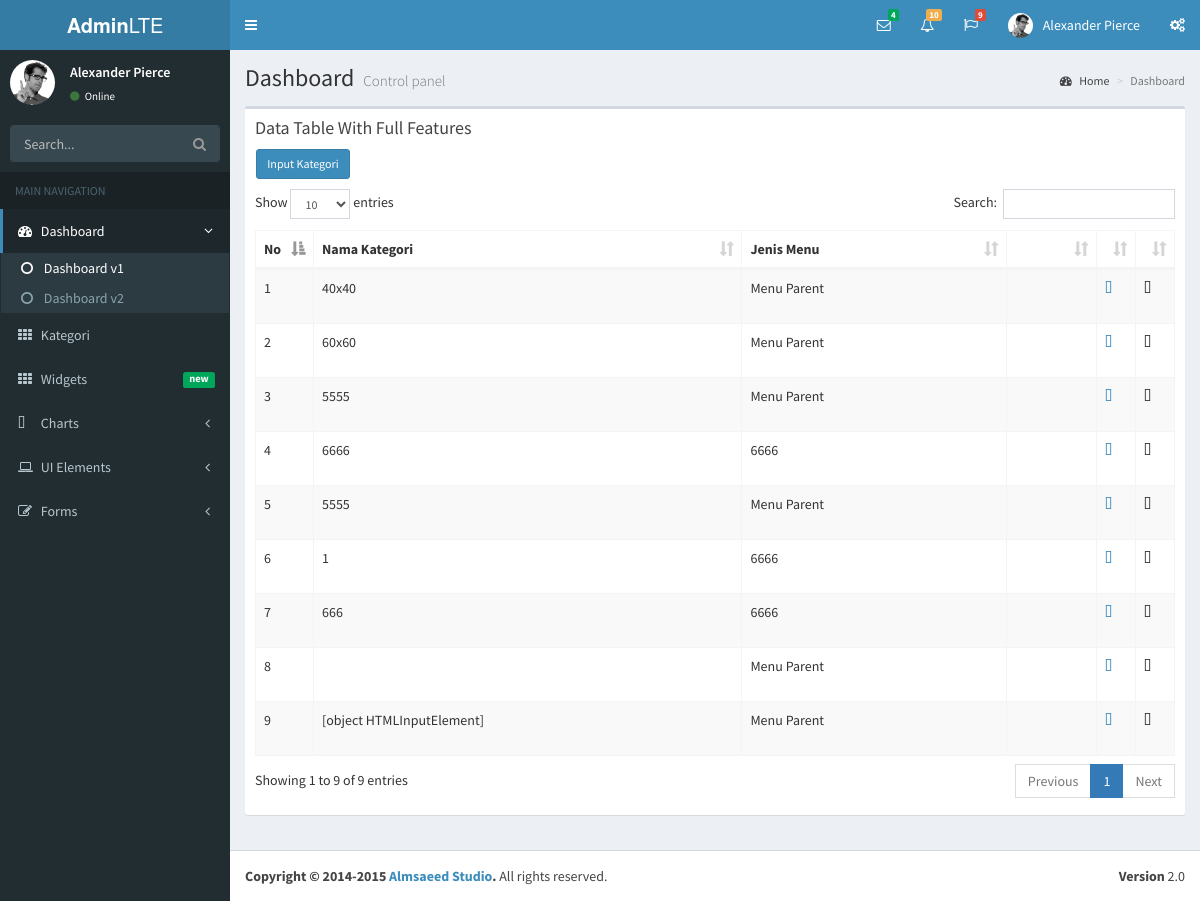
The app's page /index.php/admin/kategori with its own data.
### tables this page shows
CREATE TABLE IF NOT EXISTS `kategori` (
  `kategori_id` int(11) NOT NULL AUTO_INCREMENT,
  `nama_kategori` varchar(50) NOT NULL,
  `link` varchar(50) NOT NULL,
  `parent` int(11) NOT NULL,
  `nama_kategori_seo` varchar(100) NOT NULL,
  PRIMARY KEY (`kategori_id`)
);

### application/libraries/Template.php (called while the page is built)
<?php if ( ! defined('BASEPATH')) exit('No direct script access allowed');
class Template {
		var $template_data = array();
		function set($name, $value)
		{
			$this->template_data[$name] = $value;
		}
		function load($template = '', $view = '' , $view_data = array(), $return = FALSE)
		{
			$this->CI =& get_instance();
			$this->set('contents', $this->CI->load->view($view, $view_data, TRUE));
			return $this->CI->load->view($template, $this->template_data, $return);
		}
}

### application/controllers/admin/Kategori.php (called while the page is built, shortened)
<?php
class Kategori extends CI_Controller {
    function index() {
        $data['record'] = $this->kategori_model->select_all()->result();
        $this->template->load('dashboard', 'admin/kategori/data', $data);
    }
}

### index.php (called while the page is built, shortened)
<?php
require_once BASEPATH.'core/CodeIgniter.php';

### application/models/Kategori_model.php (called while the page is built, shortened)
<?php
class Kategori_model extends CI_Model {
    function select_all() {
        return $this->db->get('kategori');
    }
}

### application/views/admin/kategori/data.php (the view, shortened to what this page needs)
<link href="<?php echo base_url() ?>template/adminlte/plugins/datatables/dataTables.bootstrap.css" rel="stylesheet" type="text/css" />
<div class="box" id="kategoriresult">
    <div class="box-header">
        <h3 class="box-title">Data Table With Full Features</h3>
    </div>
    <?php
    echo anchor('admin/kategori/add', 'Input Kategori', array('class' => 'btn btn-primary btn-sm'));
    ?>
    <div class="box-body">
        <table id="example1" class="table table-bordered table-striped">
            <thead>
                <tr>
                    <th>No</th>
                    <th>Nama Kategori</th>
                    <th>Jenis Menu</th>
                    <th></th>
                    <th></th>
                    <th></th>
                </tr>
            </thead>
            <tbody>
                <?php
                $no = 1;
                foreach ($record as $r) {
                    echo" <tr class='datakat$r->kategori_id'>
                                <td width='10'>$no</td>
                                <td>$r->nama_kategori</td>
                                <td>";
                    if ($r->parent == 0) {
                        echo "Menu Parent";
                    } else {
                        $jenisparent = $this->db->get_where('kategori', array('parent' => $r->parent))->row_array();
                        echo $jenisparent['nama_kategori'];
                    }
                    echo"</td>
                                <td></td>
                                <td width='10'>" . anchor("admin/kategori/edit/" . $r->kategori_id, "<i class='fa fa-trash'>", array('title' => 'edit data')) . "</td>
                                <td width='10'><p class='fa fa-trash' title='hapus data' onclick='deletekat($r->kategori_id)'><p> </td>
                          </tr>
                            ";
                    $no++;
                }
                ?>
            </tbody>
        </table>
    </div>
</div>

### application/views/dashboard.php (shortened to what this page needs)
<!DOCTYPE html>
<html>
    <head>
        <link href="<?php echo base_url() ?>template/adminlte/bootstrap/css/bootstrap.min.css" rel="stylesheet" type="text/css" />
        <link href="<?php echo base_url() ?>template/adminlte/cdnassets/css/font-awesome.min.css" rel="stylesheet" type="text/css" />
        <link href="<?php echo base_url() ?>template/adminlte/cdnassets/css/ionicons.min.css" rel="stylesheet" type="text/css" />
        <link href="<?php echo base_url() ?>template/adminlte/dist/css/AdminLTE.min.css" rel="stylesheet" type="text/css" />
        <link href="<?php echo base_url() ?>template/adminlte/dist/css/skins/_all-skins.min.css" rel="stylesheet" type="text/css" />
    </head>
    <body class="skin-blue sidebar-mini">
        <div class="wrapper">
            <header class="main-header">
                <a href="index2.html" class="logo">
                    <span class="logo-lg"><b>Admin</b>LTE</span>
                </a>
                <nav class="navbar navbar-static-top" role="navigation">
                    <a href="#" class="sidebar-toggle" data-toggle="offcanvas" role="button">
                    </a>
                    <div class="navbar-custom-menu">
                        <ul class="nav navbar-nav">
                            <li class="dropdown messages-menu">
                                <a href="#" class="dropdown-toggle" data-toggle="dropdown">
                                    <i class="fa fa-envelope-o"></i>
                                    <span class="label label-success">4</span>
                                </a>
                            </li>
                            <li class="dropdown notifications-menu">
                                <a href="#" class="dropdown-toggle" data-toggle="dropdown">
                                    <i class="fa fa-bell-o"></i>
                                    <span class="label label-warning">10</span>
                                </a>
                            </li>
                            <li class="dropdown tasks-menu">
                                <a href="#" class="dropdown-toggle" data-toggle="dropdown">
                                    <i class="fa fa-flag-o"></i>
                                    <span class="label label-danger">9</span>
                                </a>
                            </li>
                            <li class="dropdown user user-menu">
                                <a href="#" class="dropdown-toggle" data-toggle="dropdown">
                                    <img src="<?php echo base_url() ?>template/adminlte/dist/img/user2-160x160.jpg" class="user-image" alt="User Image"/>
                                    <span class="hidden-xs">Alexander Pierce</span>
                                </a>
                            </li>
                            <li>
                                <a href="#" data-toggle="control-sidebar"><i class="fa fa-gears"></i></a>
                            </li>
                        </ul>
                    </div>
                </nav>
            </header>
            <aside class="main-sidebar">
                <section class="sidebar">
                    <div class="user-panel">
                        <div class="pull-left image">
                            <img src="<?php echo base_url() ?>template/adminlte/dist/img/user2-160x160.jpg" class="img-circle" alt="User Image" />
                        </div>
                        <div class="pull-left info">
                            <p>Alexander Pierce</p>
                            <a href="#"><i class="fa fa-circle text-success"></i> Online</a>
                        </div>
                    </div>
                    <form action="#" method="get" class="sidebar-form">
                        <div class="input-group">
                            <input type="text" name="q" class="form-control" placeholder="Search..."/>
                            <span class="input-group-btn">
                                <button type='submit' name='search' id='search-btn' class="btn btn-flat"><i class="fa fa-search"></i></button>
                            </span>
                        </div>
                    </form>
                    <ul class="sidebar-menu">
                        <li class="header">MAIN NAVIGATION</li>
                        <li class="active treeview">
                            <a href="#">
                                <i class="fa fa-dashboard"></i> <span>Dashboard</span> <i class="fa fa-angle-left pull-right"></i>
                            </a>
                            <ul class="treeview-menu">
                                <li class="active"><a href="index.html"><i class="fa fa-circle-o"></i> Dashboard v1</a></li>
                                <li><a href="index2.html"><i class="fa fa-circle-o"></i> Dashboard v2</a></li>
                            </ul>
                        </li>
                        <li>
                            <a href="pages/widgets.html">
                                <i class="fa fa-th"></i> <span>Kategori</span>
                            </a>
                        </li>
                        <li>
                            <a href="pages/widgets.html">
                                <i class="fa fa-th"></i> <span>Widgets</span> <small class="label pull-right bg-green">new</small>
                            </a>
                        </li>
                        <li class="treeview">
                            <a href="#">
                                <i class="fa fa-pie-chart"></i>
                                <span>Charts</span>
                                <i class="fa fa-angle-left pull-right"></i>
                            </a>
                        </li>
                        <li class="treeview">
                            <a href="#">
                                <i class="fa fa-laptop"></i>
                                <span>UI Elements</span>
                                <i class="fa fa-angle-left pull-right"></i>
                            </a>
                        </li>
                        <li class="treeview">
                            <a href="#">
                                <i class="fa fa-edit"></i> <span>Forms</span>
                                <i class="fa fa-angle-left pull-right"></i>
                            </a>
                        </li>
                    </ul>
                </section>
            </aside>
            <div class="content-wrapper">
                <section class="content-header">
                    <h1>
                        Dashboard
                        <small>Control panel</small>
                    </h1>
                    <ol class="breadcrumb">
                        <li><a href="#"><i class="fa fa-dashboard"></i> Home</a></li>
                        <li class="active">Dashboard</li>
                    </ol>
                </section>
                <section class="content">
                    <?php echo $contents; ?>
                </section>
            </div>
            <footer class="main-footer">
                <div class="pull-right hidden-xs">
                    <b>Version</b> 2.0
                </div>
                <strong>Copyright &copy; 2014-2015 <a href="http://almsaeedstudio.com">Almsaeed Studio</a>.</strong> All rights reserved.
            </footer>
        </div>
    </body>
</html>

### records on screen
kategori: nama_kategori "40x40", parent "Menu Parent"
kategori: nama_kategori "60x60", parent "Menu Parent"
kategori: nama_kategori "5555", parent "Menu Parent"
kategori: nama_kategori "6666"
kategori: nama_kategori "5555", parent "Menu Parent"
kategori: nama_kategori "1", kategori.nama_kategori "6666"
kategori: nama_kategori "666", kategori.nama_kategori "6666"
kategori: parent "Menu Parent"
kategori: nama_kategori "[object HTMLInputElement]", parent "Menu Parent"
